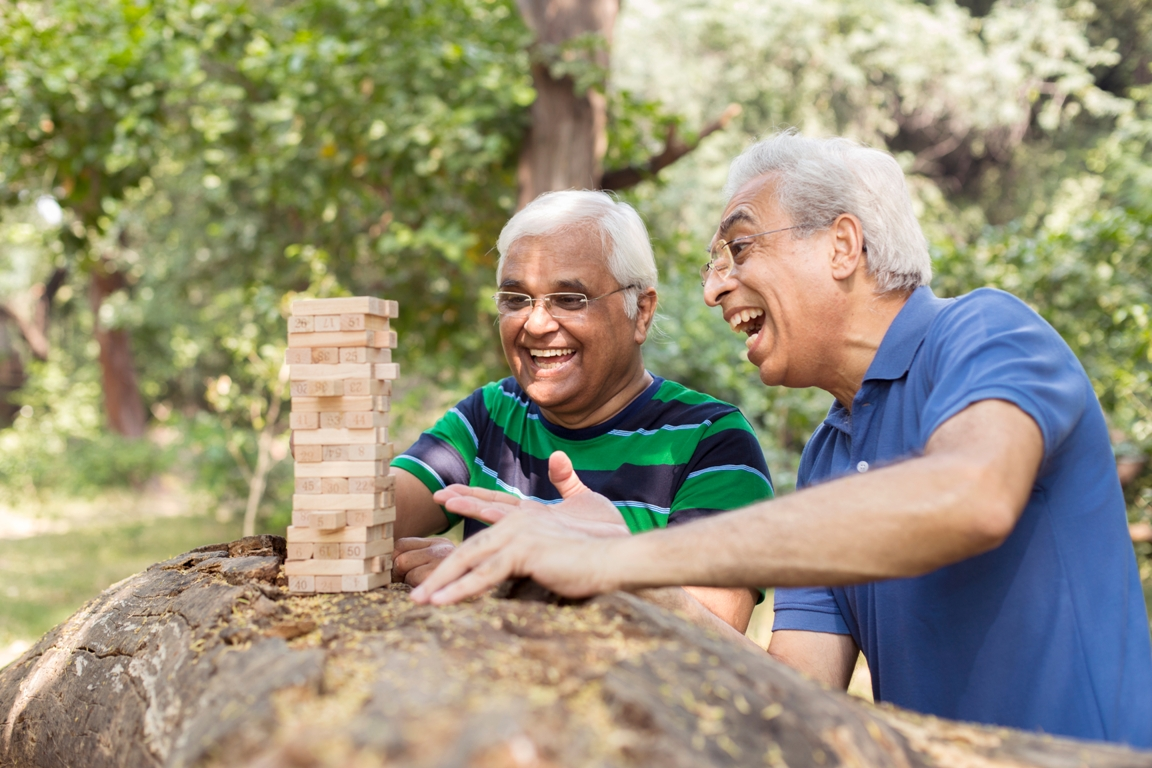
#> input picture dataset/senang/10-Habits-of-Happy-People-Seniors-Today.jpg, 1152 x 768 px; its folder holds 4 pictures in this run
$ jupyter execute --allow-errors sk-test-binomial.ipynb
#> lines starting #> are read from the running program, lines starting #| are printed output that depends on the picture
#> `img = Image.open(img_path).convert('L')`:
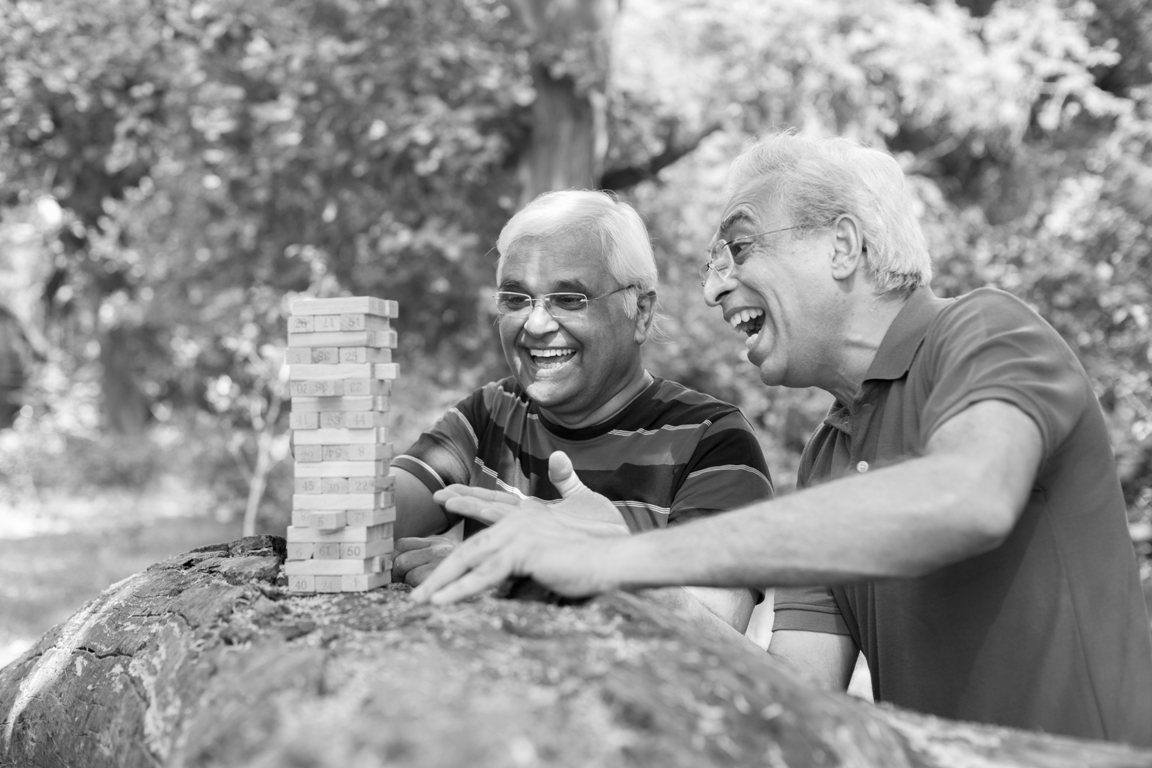
#> img: PIL image 1152x768 L; min 0, max 255, mean 146.7
#> `img_array = np.array(img).flatten()`: img_array = 64 values, max 212 at index 6, min 52 at index 54, mean 146.3
[cell 1]
import os
import numpy as np
import matplotlib.pyplot as plt

from sklearn.decomposition import PCA
from sklearn.svm import SVC
from sklearn.model_selection import train_test_split
from sklearn.preprocessing import StandardScaler
from sklearn.metrics import accuracy_score, confusion_matrix, ConfusionMatrixDisplay
from PIL import Image

[cell 2]
path_dataset = {
    'senang': 'dataset/senang',
    'sedih': 'dataset/sedih',
    'marah': 'dataset/marah'
}

[cell 3]
# Parameter
target_size = (8, 8)

X = []
y = []

#> (a cell that did not finish here is left out)

[cell 5]
X = np.array(X)
y = np.array(y)

print(f"Total data: {X.shape[0]}, Fitur per gambar: {X.shape[1]}")
#| Total data: 3, Fitur per gambar: 64

[cell 6]
# Normalisasi data (biar rentang pixelnya stabil)
scaler = StandardScaler()
X = scaler.fit_transform(X)

# Split data: 80% training, 20% testing
X_train, X_test, y_train, y_test = train_test_split(
    X, y, test_size=0.2, random_state=42, stratify=y
)

[cell 7]
# Training SVM
svm = SVC(kernel='poly', degree=2)
#> (the rest of this cell did not finish here and is left out)

#> (a cell that did not finish here is left out)

#> (a cell that did not finish here is left out)

[cell 10]
# Kurangi fitur ke 2D
pca = PCA(n_components=2)
X_pca = pca.fit_transform(X)

# Split data PCA
X_pca_train, X_pca_test, y_pca_train, y_pca_test = train_test_split(
    X_pca, y, test_size=0.2, random_state=42, stratify=y
)

[cell 11]
# Ganti kernel menjadi polynomial
svm_pca_poly = SVC(kernel='poly', degree=2)  # Degree 2 --> Binomial!
#> (the rest of this cell did not finish here and is left out)

[cell 12]
x_min, x_max = X_pca[:, 0].min() - 1, X_pca[:, 0].max() + 1
y_min, y_max = X_pca[:, 1].min() - 1, X_pca[:, 1].max() + 1

# Plot decision boundary polynomial
xx, yy = np.meshgrid(np.linspace(x_min, x_max, 500),
                     np.linspace(y_min, y_max, 500))

#> (a cell that did not finish here is left out)

[cell 14]
plt.figure(figsize=(10,8))
#> (the rest of this cell did not finish here and is left out)

#> (a cell that did not finish here is left out)

[cell 16]
# --- Plot data ---
plt.figure(figsize=(10,8))

# Scatter titik data
scatter = plt.scatter(X_pca[:, 0], X_pca[:, 1], c=y, cmap='viridis', s=30, edgecolors='k')

# Plot hyperplane
# Cari range x
x_vals = np.linspace(X_pca[:, 0].min()-1, X_pca[:, 0].max()+1, 100)
#> x_vals = 100 values from -8.52 to 9.27

# Hitung y dari persamaan garis
# w1*x + w2*y + b = 0  -->  y = -(w1*x + b) / w2
#> (the rest of this cell did not finish here and is left out)
